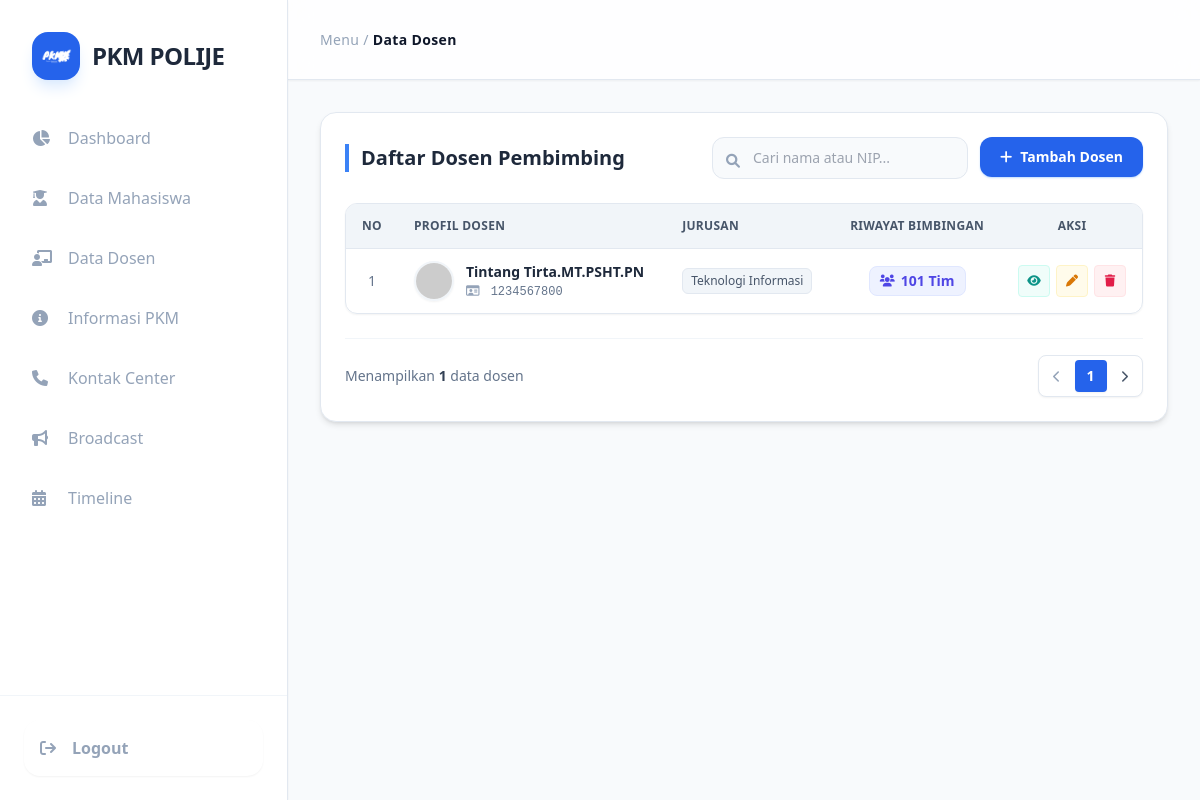
Before: /admin_panel/data_dosen.php (signed in) with the older database file.
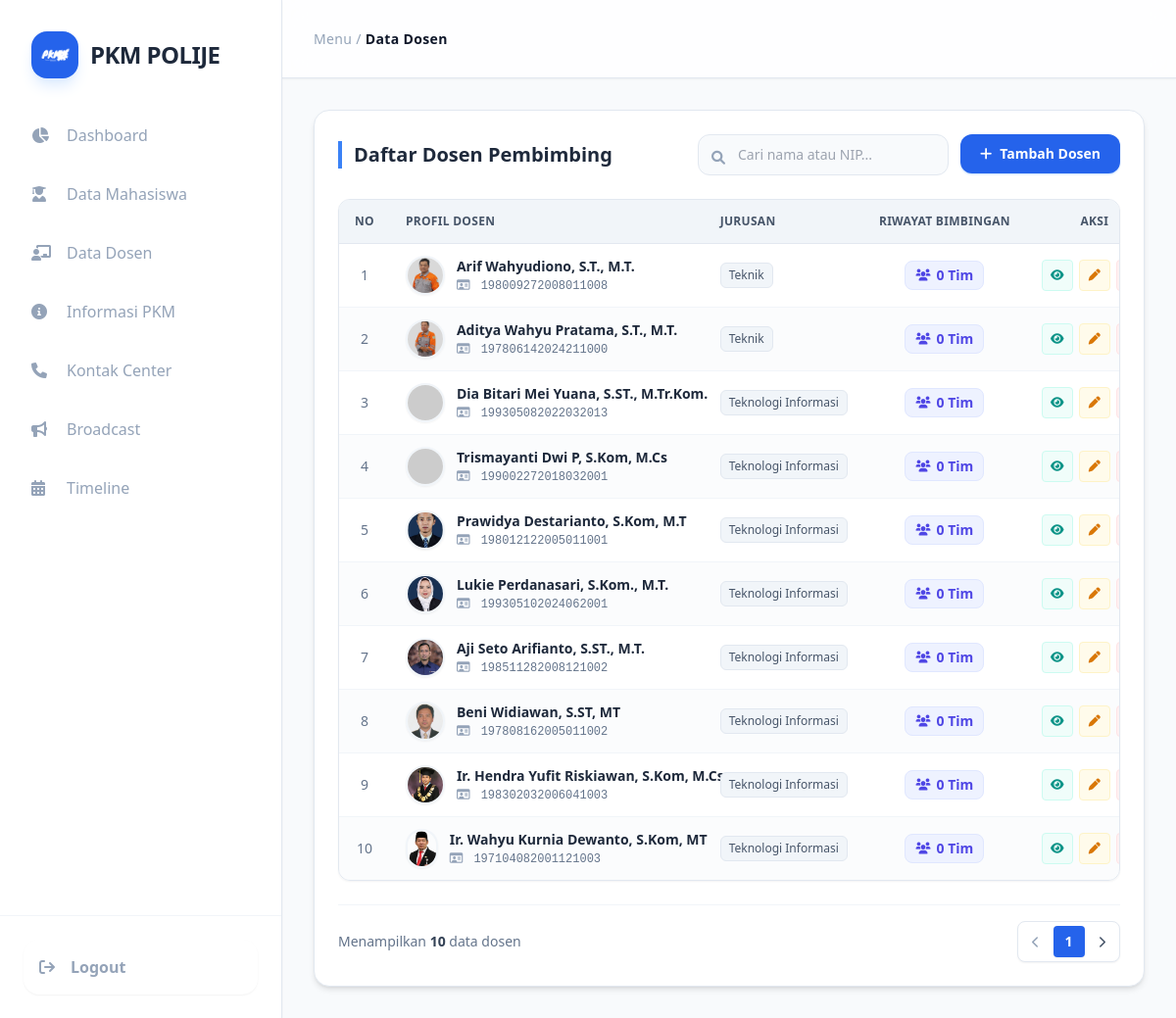
After: the same page with the newer database file.
### tables this page shows
CREATE TABLE `data_dosen` (
  `id_dosen` int NOT NULL,
  `foto_dosen` varchar(255) DEFAULT 'default.jpg',
  `nama_lengkap` varchar(150) NOT NULL,
  `nip` varchar(50) NOT NULL,
  `jurusan` varchar(100) NOT NULL,
  `no_whatsapp` varchar(20) NOT NULL,
  `email` varchar(100) NOT NULL,
  `linkedin_name` varchar(100) DEFAULT NULL,
  `instagram_username` varchar(100) DEFAULT NULL,
  `facebook_name` varchar(100) DEFAULT NULL,
  `riwayat_bimbingan` int DEFAULT '0',
  `created_at` timestamp NULL DEFAULT CURRENT_TIMESTAMP,
  `updated_at` timestamp NULL DEFAULT CURRENT_TIMESTAMP ON UPDATE CURRENT_TIMESTAMP
);

### admin_panel/data_dosen.php (the view, shortened to what the changed rows need)
<?php
require_once '../koneksi/koneksi.php';
$daftar_dosen = [];
try {
    $query_sql = "SELECT * FROM data_dosen";
    $query_sql .= " ORDER BY id_dosen DESC";
    $stmt = $pdo->prepare($query_sql);
    $stmt->execute();
    $daftar_dosen = $stmt->fetchAll(PDO::FETCH_ASSOC);
} catch (PDOException $e) {
    error_log("Kesalahan Query: " . $e->getMessage());
}
?>
<!DOCTYPE html>
<html lang="en">
<head>
    <script src="https://cdn.tailwindcss.com"></script>
    <link href="https://cdnjs.cloudflare.com/ajax/libs/font-awesome/6.0.0/css/all.min.css" rel="stylesheet">
</head>
<body class="bg-slate-50 font-sans text-slate-700 overflow-hidden">
    <div class="flex h-screen w-full">
        <aside class="w-72 bg-white border-r border-slate-200 flex flex-col flex-shrink-0 z-40 shadow-sm">
            <div class="p-8">
                <div class="flex items-center gap-3 group cursor-pointer">
                    <h1 class="text-2xl font-bold text-slate-800 tracking-tight">PKM POLIJE</h1>
                </div>
            </div>
        </aside>
        <div class="flex-1 flex flex-col h-screen overflow-hidden bg-slate-50">
                <main class="flex-1 p-6 md:p-8 overflow-y-auto">
        <div class="bg-white p-6 rounded-2xl border border-slate-200 shadow-md animate-fade-up w-full max-w-6xl mx-auto">
            <div class="flex flex-col md:flex-row justify-between items-center mb-6 gap-4">
                <h2 class="text-xl font-bold text-slate-800 border-l-4 border-blue-500 pl-3">Daftar Dosen Pembimbing</h2>
            </div>
            <div class="rounded-xl border border-slate-200 mb-6 overflow-hidden shadow-sm">
                <table class="w-full text-left text-sm whitespace-nowrap">
                    <thead class="bg-slate-100 text-slate-600 text-xs uppercase font-bold tracking-wide border-b border-slate-200">
                        <tr>
                            <th class="px-4 py-3.5 text-center w-12">No</th>
                            <th class="px-4 py-3.5">Profil Dosen</th>
                            <th class="px-4 py-3.5">Jurusan</th>
                            <th class="px-4 py-3.5 text-center">Riwayat Bimbingan</th>
                            <th class="px-4 py-3.5 text-center w-28">Aksi</th>
                        </tr>
                    </thead>
                    <tbody class="divide-y divide-slate-100">
                        <?php if (!empty($daftar_dosen)): ?>
                            <?php $no = 1; foreach ($daftar_dosen as $row): ?>
                            <tr class="hover:bg-blue-50/40 transition-colors duration-200 even:bg-slate-50/60">
                                <td class="px-4 py-3 text-center text-slate-500 font-medium"><?= $no++; ?></td>
                               <td class="px-4 py-3">
                                    <div class="flex items-center gap-3">
                                        <?php
                                            $namaFoto = $row['foto_dosen'];
                                            $rootProject = dirname(__DIR__);
                                            $pathKeUpload = $rootProject . DIRECTORY_SEPARATOR . "upload" . DIRECTORY_SEPARATOR . $namaFoto;
                                            $urlTampil = "../upload/" . rawurlencode($namaFoto);
                                            if (!empty($namaFoto) && file_exists($pathKeUpload)) {
                                                $finalFoto = $urlTampil;
                                            } else {
                                                $finalFoto = "https://ui-avatars.com/api/?name=" . urlencode($row['nama_lengkap']) . "&background=eff6ff&color=2563eb&rounded=true&bold=true";
                                            }
                                        ?>
                                        <img src="<?= $finalFoto ?>"
                                            alt="Foto Dosen"
                                            class="w-10 h-10 rounded-full object-cover border-2 border-slate-100 shadow-sm"
                                            onerror="this.src='https://ui-avatars.com/api/?name=<?= urlencode($row['nama_lengkap']) ?>&background=fecaca&color=dc2626&rounded=true'">
                                        <div>
                                            <div class="font-bold text-slate-800"><?= htmlspecialchars($row['nama_lengkap']) ?></div>
                                            <div class="text-xs text-slate-500 font-mono mt-0.5">
                                                <i class="fa-regular fa-id-card mr-1 text-slate-400"></i> <?= htmlspecialchars($row['nip']) ?>
                                            </div>
                                        </div>
                                    </div>
                                </td>
                                <td class="px-4 py-3 text-slate-600">
                                    <span class="inline-flex items-center px-2 py-1 rounded-md bg-slate-100 border border-slate-200 text-xs font-medium">
                                        <?= htmlspecialchars($row['jurusan']) ?>
                                    </span>
                                </td>
                                <td class="px-4 py-3">
                                    <div class="flex justify-center items-center gap-1.5 text-sm text-slate-600">
                                        <div class="bg-indigo-50 text-indigo-600 px-2.5 py-1 rounded-lg border border-indigo-100 font-semibold flex items-center gap-1.5">
                                            <i class="fa-solid fa-users text-xs"></i> <?= $row['riwayat_bimbingan'] ?> Tim
                                        </div>
                                    </div>
                                </td>
                                <td class="px-4 py-3 text-center">
                                    <div class="flex items-center justify-center gap-1.5">
                                        <a href="../detail_riwayat/detail_dosen.php?id=<?= $row['id_dosen'] ?>"
                                        class="w-8 h-8 rounded bg-teal-50 text-teal-600 hover:bg-teal-500 hover:text-white flex items-center justify-center transition-all border border-teal-100"
                                        title="Detail">
                                            <i class="fa-solid fa-eye text-xs"></i>
                                        </a>
                                        <a href="../edit/edit_dosen.php?id=<?= $row['id_dosen'] ?>"
                                        class="w-8 h-8 rounded bg-amber-50 text-amber-600 hover:bg-amber-500 hover:text-white flex items-center justify-center transition-all border border-amber-100"
                                        title="Edit">
                                            <i class="fa-solid fa-pen text-xs"></i>
                                        </a>
                                        <a href="../proses_hapus/hapus_data_dosen.php?id=<?= $row['id_dosen'] ?>"
                                        onclick="return confirm('Yakin ingin menghapus data dosen <?= addslashes($row['nama_lengkap']) ?>?')"
                                        class="w-8 h-8 rounded bg-rose-50 text-rose-600 hover:bg-rose-500 hover:text-white flex items-center justify-center transition-all border border-rose-100"
                                        title="Hapus">
                                            <i class="fa-solid fa-trash text-xs"></i>
                                        </a>
                                    </div>
                                </td>
                            </tr>
                            <?php endforeach; ?>
                        <?php else: ?>
                            <tr>
                                <td colspan="5" class="px-4 py-10 text-center text-slate-400 italic">Data dosen tidak tersedia.</td>
                            </tr>
                        <?php endif; ?>
                    </tbody>
                </table>
            </div>
            <div class="flex flex-col md:flex-row justify-between items-center gap-4 text-sm text-slate-500 border-t border-slate-100 pt-4">
                <div>Menampilkan <span class="font-bold text-slate-700"><?= count($daftar_dosen) ?></span> data dosen</div>
            </div>
        </div>
    </main>
        </div>
    </div>
</body>
</html>

Changed rows visible on the page:
removed data_dosen: nama_lengkap "Tintang Tirta.MT.PSHT.PN", nip "1234567800", jurusan "Teknologi Informasi", riwayat_bimbingan "101"
added data_dosen: foto_dosen (picture), nama_lengkap "Arif Wahyudiono, S.T., M.T.", nip "198009272008011008", jurusan "Teknik", riwayat_bimbingan "0"
added data_dosen: foto_dosen (picture), nama_lengkap "Aditya Wahyu Pratama, S.T., M.T.", nip "197806142024211000", jurusan "Teknik", riwayat_bimbingan "0"
added data_dosen: nama_lengkap "Dia Bitari Mei Yuana, S.ST., M.Tr.Kom.", nip "199305082022032013", jurusan "Teknologi Informasi", riwayat_bimbingan "0"
added data_dosen: nama_lengkap "Trismayanti Dwi P, S.Kom, M.Cs", nip "199002272018032001", jurusan "Teknologi Informasi", riwayat_bimbingan "0"
added data_dosen: foto_dosen (picture), nama_lengkap "Prawidya Destarianto, S.Kom, M.T", nip "198012122005011001", jurusan "Teknologi Informasi", riwayat_bimbingan "0"
added data_dosen: foto_dosen (picture), nama_lengkap "Lukie Perdanasari, S.Kom., M.T.", nip "199305102024062001", jurusan "Teknologi Informasi", riwayat_bimbingan "0"
added data_dosen: foto_dosen (picture), nama_lengkap "Aji Seto Arifianto, S.ST., M.T.", nip "198511282008121002", jurusan "Teknologi Informasi", riwayat_bimbingan "0"
added data_dosen: foto_dosen (picture), nama_lengkap "Beni Widiawan, S.ST, MT", nip "197808162005011002", jurusan "Teknologi Informasi", riwayat_bimbingan "0"
added data_dosen: foto_dosen (picture), nama_lengkap "Ir. Hendra Yufit Riskiawan, S.Kom, M.Cs", nip "198302032006041003", jurusan "Teknologi Informasi", riwayat_bimbingan "0"
added data_dosen: foto_dosen (picture), nama_lengkap "Ir. Wahyu Kurnia Dewanto, S.Kom, MT", nip "197104082001121003", jurusan "Teknologi Informasi", riwayat_bimbingan "0"
Other visible differences:
count($daftar_dosen): "1" → "10"
